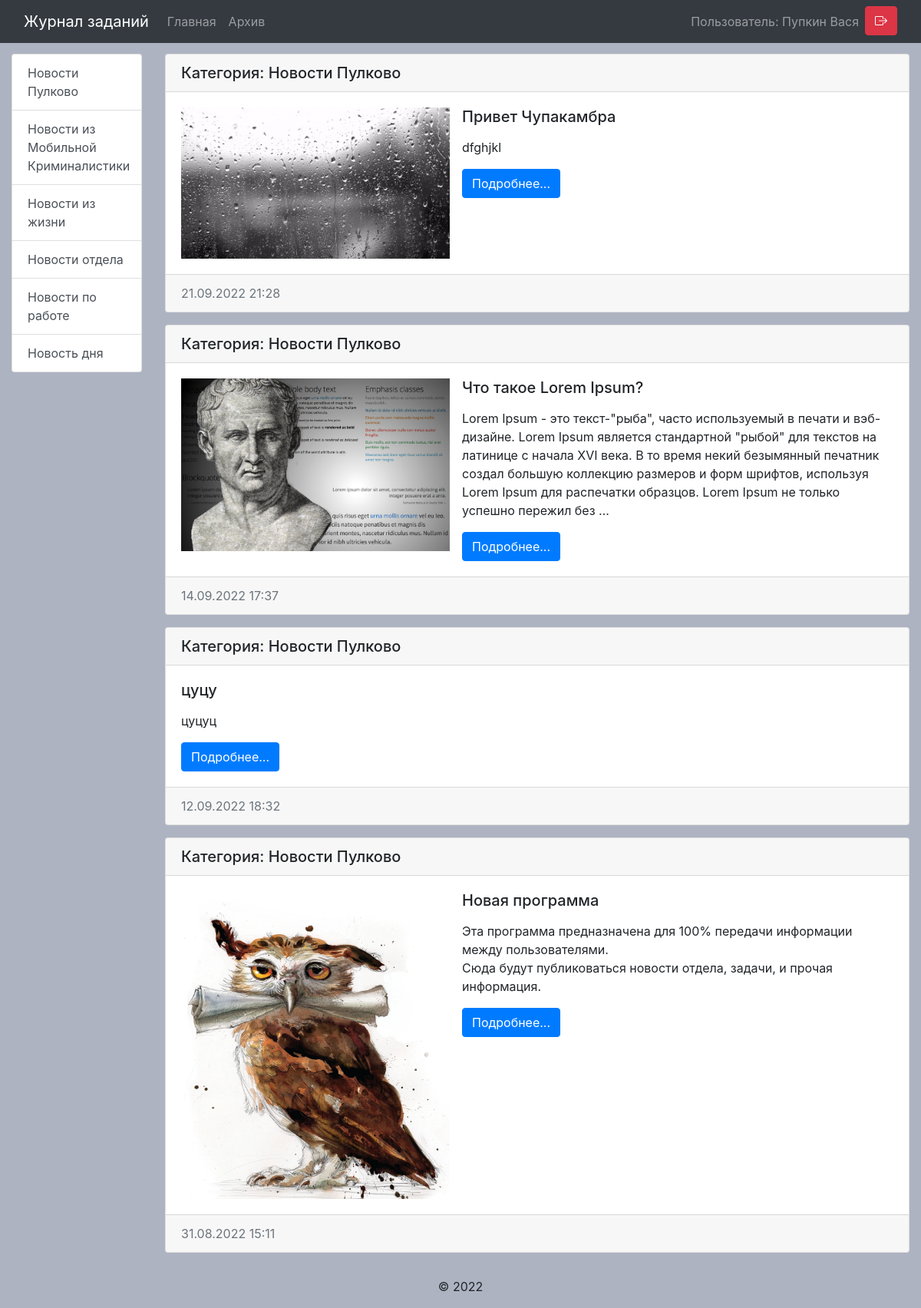
The app's page /category/10/ (signed in) with its own data.
### news/models.py (models this page shows, shortened)
class Category(models.Model):
    title = models.CharField(max_length=100, db_index=True, verbose_name='Наименование категории')
    def get_absolute_url(self):
        return reverse('category', kwargs={"category_id": self.pk})
    class Meta:
        verbose_name = 'Категория'
        verbose_name_plural = 'Категориии'
        ordering = ['title']

class News(models.Model):
    title = models.CharField(max_length=150, verbose_name='Название')
    content = models.TextField(blank=True, verbose_name='Текст')
    created_at = models.DateTimeField(auto_now_add=True, verbose_name='Дата публикации')
    updated_at = models.DateTimeField(auto_now=True, verbose_name='Дата последнего обновлеия')
    photo = models.ImageField(upload_to='photos/%Y/%m/%d/', verbose_name='Заглавное изображение', blank=True)
    is_published = models.BooleanField(default=True, verbose_name='Опубликовано')
    category = models.ForeignKey('Category', on_delete=models.PROTECT, null=True, verbose_name='Категория')
    def get_absolute_url(self):
        return reverse('view_news', kwargs={"news_id": self.pk})
    def __str__(self):
        return self.title
    class Meta:
        verbose_name = 'Новость'
        verbose_name_plural = 'Новости'
        ordering = ['created_at']

### news/views.py (the view)
# urls.py: path('category/<int:category_id>/', get_category, name='category'),
@login_required
@permission_required('news.view_news')
def get_category(request, category_id):
    news_users = Marker.objects.filter(id_user=request.user)
    news_user_marker = news_users.filter(
        marker=True)
    news_user_id = []
    for id_news in news_user_marker:
        news_id = id_news.id_news  # тут получил имя каждой новости
        news_user_id.append(news_id)
    news = news_user_id
    news = News.objects.exclude(title__in=news)
    news = news.filter(category_id=category_id)
    category = Category.objects.get(pk=category_id)
    return render(request, 'news/category.html', {'news': news, 'category': category})

### news/templatetags/news_tags.py (called while the page is built)
@register.inclusion_tag('news/list_categories.html')
def show_categories():
    categories = Category.objects.all()
    return {"categories": categories}

### news/templates/news/category.html (shortened to what this page needs)
{% extends 'base.html' %}
{% block sidebar %}
{% include 'inc/_sidebar.html' %}
{% endblock %}
{% block content %}
{% for item in news  reversed%}
<div class="card mb-3">
    <h5 class="card-header">
        Категория: {{ item.category.title }}
    </h5>
    <div class="card-body">
        <div class="media">
            {% if item.photo %}
            <img src="{{ item.photo.url }}" alt="" width="350" class="mr-3">
            {% endif %}
            <div class="media-body">
                <h5 class="card-title">{{ item.title }}</h5>
                <p class="card-text">{{ item.content|linebreaks|truncatewords:50 }}</p>
                <a href="{{ item.get_absolute_url }}" class="btn btn-primary">Подробнее...</a>
            </div>
        </div>
    </div>
    <div class="card-footer text-muted">
        {{ item.created_at|date:"d.m.Y H:i" }}
    </div>
</div>
{% empty %}
<li>Упс, новостей нет</li>
{% endfor %}
{% endblock %}

### templates/inc/_nav.html (shortened to what this page needs)
<nav class="navbar fixed-top navbar-expand-lg navbar-dark bg-dark">
    <div class="container-fluid">
        <a class="navbar-brand" href="{% url 'home' %}">Журнал заданий</a>
        <div class="collapse navbar-collapse" id="navbarSupportedContent">
            <ul class="navbar-nav mr-auto">
                <li class="nav-item"><a class="nav-link" href="{% url 'home' %}">Главная</a></li>
                <li class="nav-item"><a class="nav-link" href="{% url 'archive_list' %}">Архив</a></li>
            </ul>
        </div>
        {% if user.is_authenticated %}
        <ul class="navbar-nav mr-auto">
            <li class="nav-item"><a class="nav-link"> Пользователь: {{ user.last_name}}{{" "}}{{ user.first_name }}</a></li>
            <li class="nav-item"><a class="btn btn-danger bi-box-arrow-right" title="Выход" href="{% url 'logout'%}"
                                    role="button"></a></li>
        </ul>
        {% endif %}
    </div>
</nav>

### news/templates/news/list_categories.html
<div class="list-group">
    {% for item_category in categories %}
    <a href="{{ item_category.get_absolute_url }}" class="list-group-item list-group-item-action">{{item_category.title}}</a>
    {% endfor %}
</div>

### mysite/static/css/style.css (style rules this page uses)
body { background-color: #aeb3c2; padding-top: 70px; }

### records on screen
Category: title "Новости Пулково"
Category: title "Новости из Мобильной Криминалистики"
Category: title "Новости из жизни"
Category: title "Новости отдела"
Category: title "Новости по работе"
Category: title "Новость дня"
News: category "Новости Пулково", photo (picture), title "Привет Чупакамбра", content "dfghjkl", created_at "21.09.2022 21:28"
News: category "Новости Пулково", photo (picture), title "Что такое Lorem Ipsum?", content "Lorem Ipsum - это текст-\"рыба\", часто используемый в печати и вэб-дизайне. Lorem Ipsum является стандартной \"рыбой\" для текстов на латинице с начала XVI века. В то время некий безымянный печатник создал большую коллекцию размеров и форм шрифтов, используя Lorem Ipsum для распечатки образцов. Lorem Ipsum не только успешно пережил без …", created_at "14.09.2022 17:37"
News: category "Новости Пулково", title "цуцу", content "цуцуц", created_at "12.09.2022 18:32"
News: category "Новости Пулково", photo (picture), title "Новая программа", content "Эта программа предназначена для 100% передачи информации между пользователями. Сюда будут публиковаться новости отдела, задачи, и прочая информация.", created_at "31.08.2022 15:11"

### other values on screen
{{ user.last_name }} "Пупкин"
{{ user.first_name }} "Вася"
